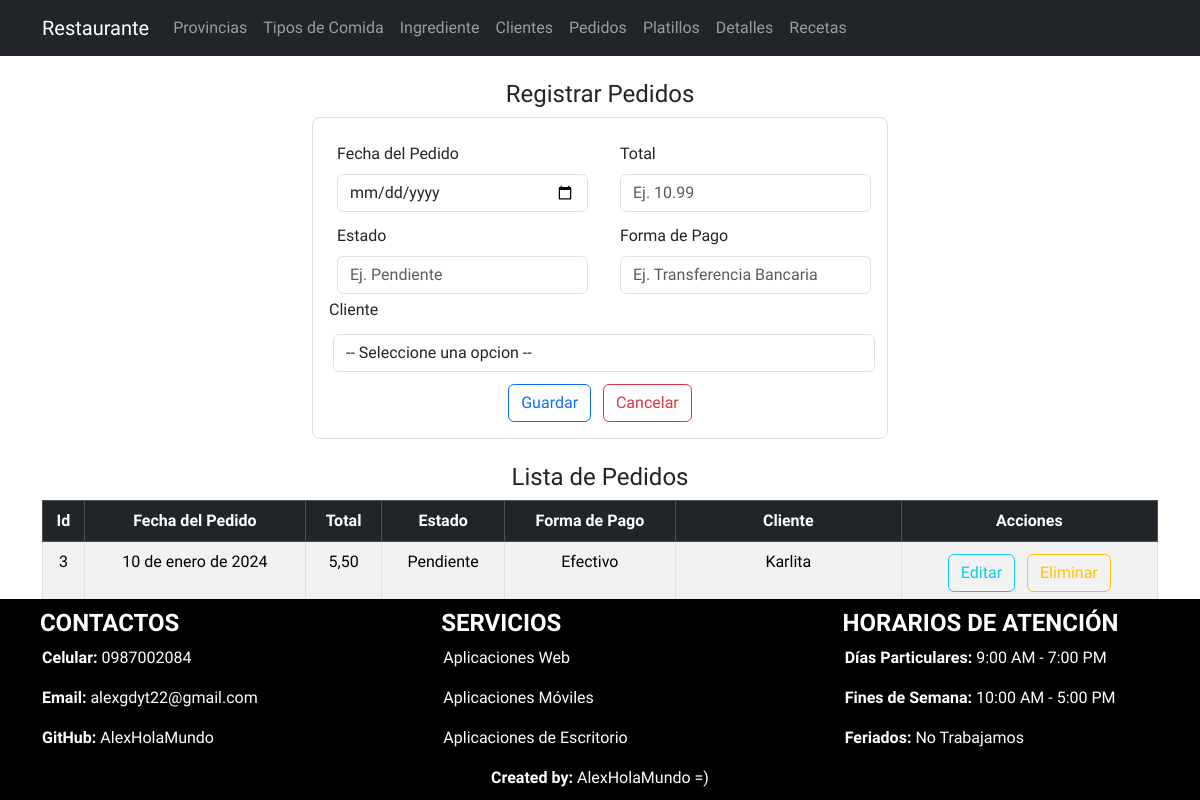
Screenshot of /listaPedido/ with the database file from the repository.
### Aplicaciones/RestauranteWT/models.py (models this page shows, shortened)
class Pedido(models.Model):
    idPedido_wt = models.AutoField(primary_key=True)
    fechaPedido_wt = models.DateField()
    total_wt = models.DecimalField(max_digits=8, decimal_places=2)
    estado_wt = models.CharField(max_length=20)
    metodo_pago_wt = models.CharField(max_length=30)
    cliente_wt = models.ForeignKey(Cliente, null=True, blank=True, on_delete=models.CASCADE)

class Cliente(models.Model):
    idCliente_wt = models.AutoField(primary_key=True)
    nombre_wt = models.CharField(max_length=50)
    email_wt = models.EmailField()
    telefono_wt = models.CharField(max_length=10)
    direccion_wt = models.CharField(max_length=100)
    provincia_wt = models.ForeignKey(Provincia, null=True, blank=True, on_delete=models.CASCADE)

### Aplicaciones/RestauranteWT/views.py (the view)
# urls.py: path('listaPedido/', views.listaPedido),
def listaPedido(request):
    pedidoBdd=Pedido.objects.all()
    clienteBdd=Cliente.objects.all()
    return render(request, 'listaPedido.html', {'pedidos':pedidoBdd, 'clientes':clienteBdd})

### Aplicaciones/RestauranteWT/templates/listaPedido.html (shortened to what this page needs)
{% extends "plantilla.html" %} {% block contenido %} {%load static %}
<div class="container w-50 mt-4 mb-4">
  <h4 class="text-center">Registrar Pedidos</h4>
  <form
    class="border p-3 rounded-3"
    action="/guardarPedido/"
    method="POST"
    enctype="multipart/form-data"
  >
    <div class="row">
      <div class="col-md-6">
        <div class="m-1">
          <label for="" class="form-label m-1">Fecha del Pedido</label>
          <input
            type="date"
            required
            class="form-control m-1"
            value=""
            name="fechaPedido_wt"
            id="fechaPedido_wt"
          />
        </div>
      </div>
      <div class="col-md-6">
        <div class="m-1">
          <label for="" class="form-label m-1">Total</label>
          <input
            type="decimal"
            required
            class="form-control m-1"
            placeholder="Ej. 10.99"
            value=""
            name="total_wt"
            id="total_wt"
          />
        </div>
      </div>
    </div>
    <div class="row">
      <div class="col-md-6">
        <div class="m-1">
          <label for="" class="form-label m-1">Estado</label>
          <input
            type="text"
            required
            class="form-control m-1"
            placeholder="Ej. Pendiente"
            value=""
            name="estado_wt"
            id="estado_wt"
          />
        </div>
      </div>
      <div class="col-md-6">
        <div class="m-1">
          <label for="" class="form-label m-1">Forma de Pago</label>
          <input
            type="text"
            required
            class="form-control m-1"
            placeholder="Ej. Transferencia Bancaria"
            value=""
            name="metodo_pago_wt"
            id="metodo_pago_wt"
          />
        </div>
      </div>
    </div>
    <div class="row">
      <div class="col-md-12">
        <label for="" class="form-label">Cliente</label>
        <select
          name="idCliente_wt"
          required
          class="form-control m-1"
          id="idCliente_wt"
        >
          <option value="" class="">-- Seleccione una opcion --</option>
        </select>
      </div>
    </div>
    <center class="mt-2">
      <button type="submit" name="button" class="btn btn-outline-primary">
        Guardar</button
      >&nbsp;&nbsp;
      <button type="reset" name="button" class="btn btn-outline-danger">
        Cancelar
      </button>
    </center>
  </form>
</div>
<center class="mt-4 mb-4">
  <div class="container table-responsive">
    <h4 class="text-center">Lista de Pedidos</h4>
    <table class="table table-striped table-bordered table-hover">
      <thead>
        <tr class="table-dark">
          <th class="text-center" scope="col">Id</th>
          <th class="text-center" scope="col">Fecha del Pedido</th>
          <th class="text-center" scope="col">Total</th>
          <th class="text-center" scope="col">Estado</th>
          <th class="text-center" scope="col">Forma de Pago</th>
          <th class="text-center" scope="col">Cliente</th>
          <th class="text-center" scope="col">Acciones</th>
        </tr>
      </thead>
      <tbody>
        {% for pedido in pedidos %}
        <tr>
          <td class="text-center">{{pedido.idPedido_wt}}</td>
          <td class="text-center">{{pedido.fechaPedido_wt}}</td>
          <td class="text-center">{{pedido.total_wt}}</td>
          <td class="text-center">{{pedido.estado_wt}}</td>
          <td class="text-center">{{pedido.metodo_pago_wt}}</td>
          <td class="text-center">{{pedido.cliente_wt.nombre_wt}}</td>
          <td class="text-center">
            <a
              href="/editarPedido/{{pedido.idPedido_wt}}"
              class="btn btn-outline-info m-1"
              >Editar</a
            >
            <a
              href="javascript:void(0);"
              type="button"
              class="btn btn-outline-warning m-1"
              onclick="eliminarPedido('/eliminarPedido/{{pedido.idPedido_wt}}')"
              >Eliminar</a
            >
          </td>
        </tr>
        {% endfor %}
      </tbody>
    </table>
  </div>
</center>
{% endblock contenido %}

### crudRestaurante/static/css/styles.css (style rules this page uses)
body { font-family: 'Great Vibes', cursive; font-family: 'PT Sans', sans-serif; font-family: 'PT Sans Narrow', sans-serif; font-family: 'Roboto Condensed', sans-serif; }

### rows the page displays
Pedido: idPedido_wt "3", fechaPedido_wt "10 de enero de 2024", total_wt "5,50", estado_wt "Pendiente", metodo_pago_wt "Efectivo", cliente_wt.nombre_wt "Karlita"
